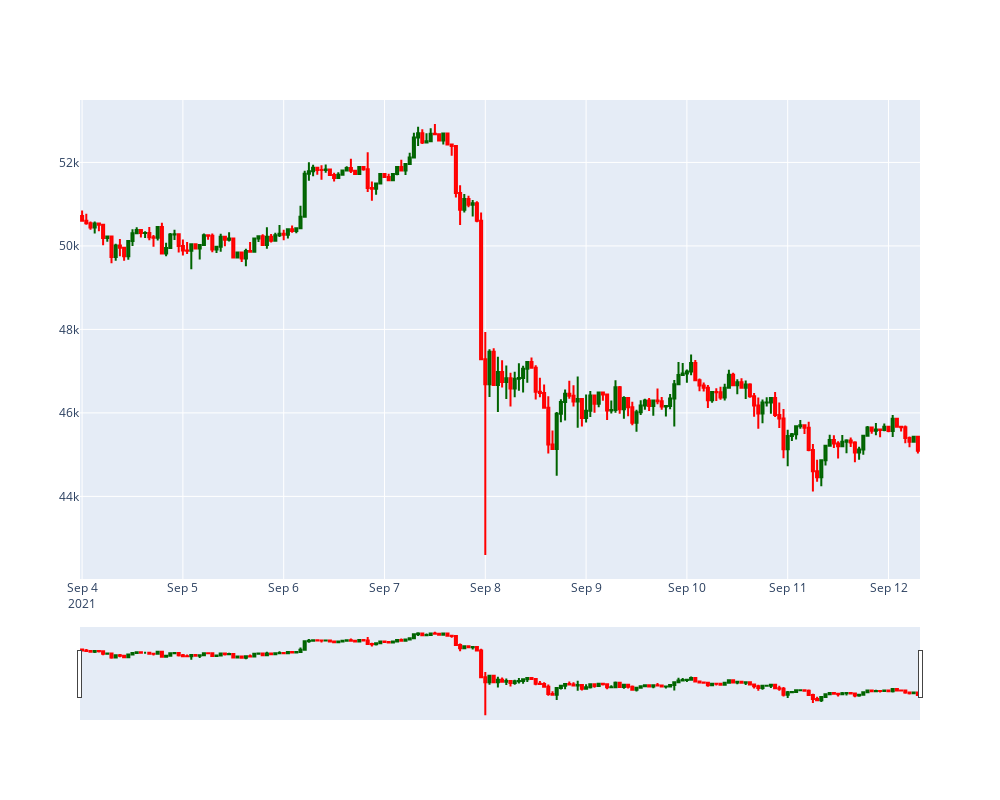

Notebook source saved alongside this figure:
### Code cell
# ローソク足の表示 なんか色々動かせて超便利

fig = go.Figure(data=[go.Candlestick(
                        x=df["date"],
                        open=df['open'],
                        high=df['high'],
                        low=df['low'],
                        close=df['close'],
                        increasing_line_color= 'darkgreen',
                        decreasing_line_color= 'red')])

fig.update_layout(autosize=True,width=1000,height=800)
fig

### Figure 1 — Plotly figure (JSON) as saved in the notebook; plotly's stock layout.template omitted (floating-point values rounded to 4 significant figures; data arrays with more than 128 entries replaced by an {"elided": "..."} marker saying what was removed)
{"data": [{"close": {"elided": "200 str values"}, "decreasing": {"line": {"color": "red"}}, "high": {"elided": "200 str values"}, "increasing": {"line": {"color": "darkgreen"}}, "low": {"elided": "200 str values"}, "open": {"elided": "200 str values"}, "type": "candlestick", "x": {"elided": "200 str values"}}], "layout": {"autosize": true, "height": 800, "width": 1000}}
